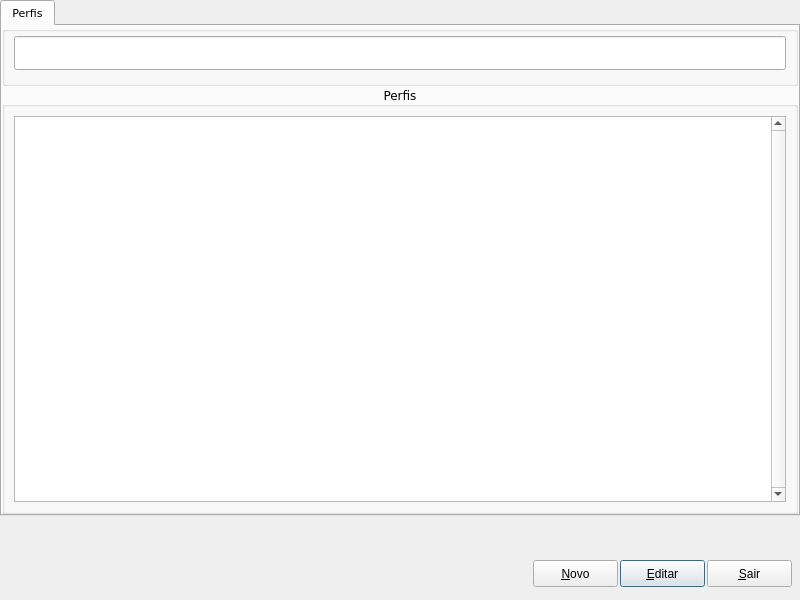
<?xml version="1.0" encoding="UTF-8"?>
<ui version="4.0">
 <class>Managerprofile</class>
 <widget class="QDialog" name="Managerprofile">
  <property name="geometry">
   <rect>
    <x>0</x>
    <y>0</y>
    <width>800</width>
    <height>600</height>
   </rect>
  </property>
  <property name="windowTitle">
   <string/>
  </property>
  <widget class="QTabWidget" name="tabWidget">
   <property name="geometry">
    <rect>
     <x>0</x>
     <y>0</y>
     <width>800</width>
     <height>516</height>
    </rect>
   </property>
   <property name="font">
    <font>
     <family>Verdana</family>
     <pointsize>8</pointsize>
    </font>
   </property>
   <property name="focusPolicy">
    <enum>Qt::NoFocus</enum>
   </property>
   <property name="currentIndex">
    <number>0</number>
   </property>
   <widget class="QWidget" name="tab">
    <attribute name="title">
     <string>Perfis</string>
    </attribute>
    <layout class="QGridLayout" name="gridLayout_2">
     <property name="leftMargin">
      <number>0</number>
     </property>
     <property name="topMargin">
      <number>0</number>
     </property>
     <property name="rightMargin">
      <number>0</number>
     </property>
     <property name="bottomMargin">
      <number>0</number>
     </property>
     <property name="spacing">
      <number>0</number>
     </property>
     <item row="1" column="0">
      <widget class="QGroupBox" name="groupBoxItens">
       <property name="font">
        <font>
         <family>Verdana</family>
         <pointsize>9</pointsize>
         <weight>50</weight>
         <bold>false</bold>
        </font>
       </property>
       <property name="title">
        <string>Perfis</string>
       </property>
       <property name="alignment">
        <set>Qt::AlignCenter</set>
       </property>
       <layout class="QHBoxLayout" name="horizontalLayout_4">
        <item>
         <widget class="QRadTableViewSearch" name="tableViewSearch">
          <property name="font">
           <font>
            <family>Verdana</family>
            <pointsize>8</pointsize>
           </font>
          </property>
          <property name="focusPolicy">
           <enum>Qt::NoFocus</enum>
          </property>
          <property name="styleSheet">
           <string notr="true">selection-background-color: rgba(102, 176, 239, 75%); selection-color: rgb(255, 255, 255);</string>
          </property>
          <property name="verticalScrollBarPolicy">
           <enum>Qt::ScrollBarAlwaysOn</enum>
          </property>
          <property name="selectionBehavior">
           <enum>QAbstractItemView::SelectRows</enum>
          </property>
          <property name="sortingEnabled">
           <bool>true</bool>
          </property>
          <attribute name="horizontalHeaderMinimumSectionSize">
           <number>20</number>
          </attribute>
          <attribute name="verticalHeaderVisible">
           <bool>false</bool>
          </attribute>
          <attribute name="verticalHeaderMinimumSectionSize">
           <number>18</number>
          </attribute>
         </widget>
        </item>
       </layout>
      </widget>
     </item>
     <item row="0" column="0">
      <widget class="QGroupBox" name="groupBox_2">
       <property name="minimumSize">
        <size>
         <width>0</width>
         <height>60</height>
        </size>
       </property>
       <property name="maximumSize">
        <size>
         <width>16777215</width>
         <height>60</height>
        </size>
       </property>
       <property name="font">
        <font>
         <family>Verdana</family>
         <pointsize>9</pointsize>
         <weight>75</weight>
         <bold>true</bold>
        </font>
       </property>
       <property name="title">
        <string/>
       </property>
       <property name="alignment">
        <set>Qt::AlignHCenter|Qt::AlignTop</set>
       </property>
       <layout class="QHBoxLayout" name="horizontalLayout">
        <property name="spacing">
         <number>6</number>
        </property>
        <property name="leftMargin">
         <number>9</number>
        </property>
        <property name="topMargin">
         <number>0</number>
        </property>
        <property name="rightMargin">
         <number>9</number>
        </property>
        <property name="bottomMargin">
         <number>9</number>
        </property>
        <item>
         <widget class="QRadLineEditFakeEnter" name="lineEditSearch">
          <property name="minimumSize">
           <size>
            <width>0</width>
            <height>34</height>
           </size>
          </property>
          <property name="maximumSize">
           <size>
            <width>16777215</width>
            <height>34</height>
           </size>
          </property>
          <property name="font">
           <font>
            <family>Verdana</family>
            <pointsize>18</pointsize>
           </font>
          </property>
         </widget>
        </item>
       </layout>
      </widget>
     </item>
    </layout>
   </widget>
  </widget>
  <widget class="QPushButton" name="PshBtnEditar">
   <property name="geometry">
    <rect>
     <x>620</x>
     <y>560</y>
     <width>85</width>
     <height>27</height>
    </rect>
   </property>
   <property name="text">
    <string>&amp;Editar</string>
   </property>
  </widget>
  <widget class="QPushButton" name="PshBtnNovo">
   <property name="geometry">
    <rect>
     <x>533</x>
     <y>560</y>
     <width>85</width>
     <height>27</height>
    </rect>
   </property>
   <property name="text">
    <string>&amp;Novo</string>
   </property>
  </widget>
  <widget class="QPushButton" name="PshBtnSair">
   <property name="geometry">
    <rect>
     <x>707</x>
     <y>560</y>
     <width>85</width>
     <height>27</height>
    </rect>
   </property>
   <property name="text">
    <string>&amp;Sair</string>
   </property>
  </widget>
 </widget>
 <customwidgets>
  <customwidget>
   <class>QRadLineEditFakeEnter</class>
   <extends>QLineEdit</extends>
   <header location="global">qradlineeditfakeenter.h</header>
  </customwidget>
  <customwidget>
   <class>QRadTableViewSearch</class>
   <extends>QTableView</extends>
   <header>qradtableviewsearch.h</header>
  </customwidget>
 </customwidgets>
 <resources/>
 <connections/>
</ui>
